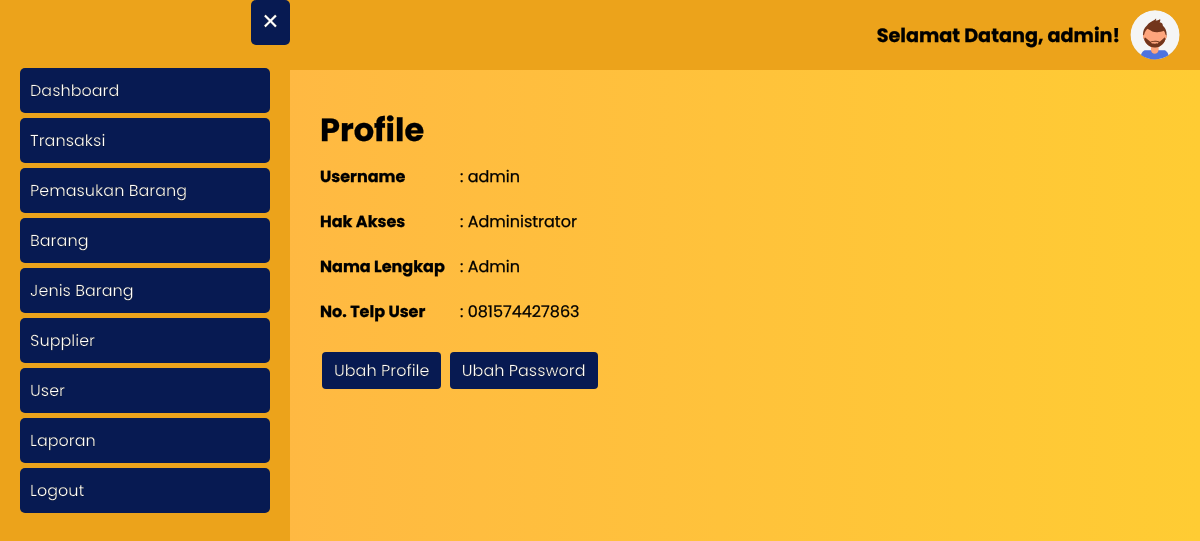
The page /user/profile.php (signed in) on the database its author committed.
### tables this page shows
CREATE TABLE `user` (
  `id_user` int(11) NOT NULL,
  `username` varchar(20) NOT NULL,
  `password` varchar(300) NOT NULL,
  `hak_akses` enum('administrator','operator') NOT NULL,
  `nama_lengkap` varchar(50) NOT NULL,
  `no_telp_user` varchar(20) NOT NULL
);

### user/profile.php (the view, shortened to what this page needs)
<?php
require_once '../koneksi.php';
$id_user = htmlspecialchars($_SESSION['id_user']);
$data_profile = mysqli_fetch_assoc(mysqli_query($koneksi, "SELECT * FROM user WHERE id_user = '$id_user'"));
?>
<html>
<head>
	<?php include_once '../include/head.php'; ?>
</head>
<body class="bg-gradient">
    <?php include_once '../include/topbar.php' ?>
	<?php include_once '../include/sidebar.php'; ?>
	<div class="main-content">
		<div class="my">
			<h1>Profile</h1>
			<table border="0" cellpadding="10" cellspacing="0">
				<tr>
					<th class="th-profile">Username</th>
					<td>: <?= $data_profile['username']; ?></td>
				</tr>
				<tr>
					<th class="th-profile">Hak Akses</th>
					<td>: <?= ucwords($data_profile['hak_akses']); ?></td>
				</tr>
				<tr>
					<th class="th-profile">Nama Lengkap</th>
					<td>: <?= $data_profile['nama_lengkap']; ?></td>
				</tr>
				<tr>
					<th class="th-profile">No. Telp User</th>
					<td>: <?= $data_profile['no_telp_user']; ?></td>
				</tr>
			</table>
		</div>
		<a href="ubah_profile.php" class="btn">Ubah Profile</a>
		<a href="ubah_password.php" class="btn">Ubah Password</a>
	</div>
</body>
</html>

### include/topbar.php
<button class="open-btn">&#9776;</button>
<div class="topbar">
	<h1>Selamat Datang, <?= $data_profile['username']; ?>!</h1>
	<a href="<?= BASE_URL; ?>user/profile.php">
		<img src="<?= BASE_URL; ?>assets/img/profile_pic.svg" alt="Profile Picture">
	</a>
</div>

### assets/style.css (style rules this page uses)
* { font-family: 'Poppins', sans-serif; -webkit-text-stroke-width: .25px; -webkit-text-stroke-color: black; }
body { margin: 0; padding: 0; }
.bg-gradient { background: rgb(255,179,71); background: linear-gradient(90deg, rgba(255,179,71,1) 0%, rgba(255,204,51,1) 100%); }
.th-profile { padding: 0; margin: 0; text-align: left; width: 130px; }
.my { margin: 1rem 0; }
.main-content { margin-left: 300px; padding: 20px; transition: all 0.3s ease-in-out; }
.main-content h1 { padding: 0; margin: 0; }
.open-btn { position: absolute; left: 10px; top: 10px; font-size: 30px; padding: 0 10px; cursor: pointer; border-radius: 5px; background: #071a52; border: none; color: white; }
.topbar { display: flex; justify-content: flex-end; align-items: center; background-color: #eca31b; padding: 10px 20px; }
.topbar img { height: 50px; width: 50px; border-radius: 50%; margin-left: 10px; margin-right: 0; }
.topbar h1 { font-size: 1.2em; margin: 0; }
.btn { margin: 2px; display: inline-block; font-size: 1rem; color: black; text-align: center; border: 1px solid black; padding: 0.375rem 0.75rem; border-radius: 0.25rem; text-decoration: none; cursor: pointer; background: #071a52; border: none; color: white; }
table { width: 100%; }

### rows shown on the page
user: username "admin", hak_akses "Administrator", nama_lengkap "Admin", no_telp_user "081574427863"
